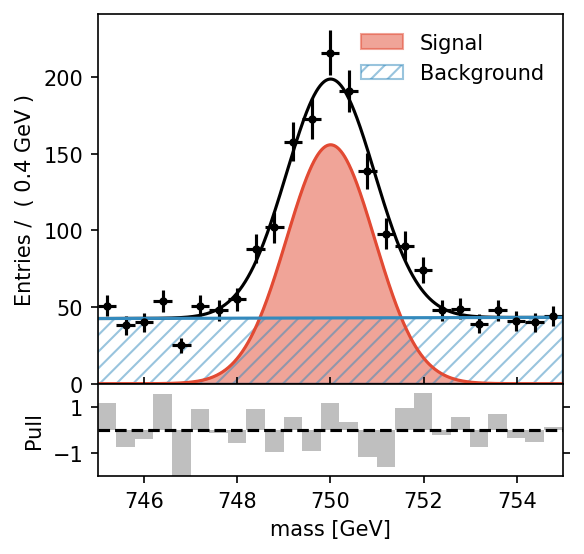

Recreate this plot in Python.
# -*- coding: utf-8 -*-
"""Simple fit to a gaussian distribution

In this example a fit is performed to a simple gaussion distribution.

Observables can be initialised by a list with the column name / variable name as first argument, followed
by the range and/or with the initial value and range:
x = ('x', -3, 3)
x = ('mass', -3, 0.02, 3)

Parameters are initialised with a tuple: sigma=(0,1) or again including a starting parameter: sigma=(0.01, 0, 1)
The order here is not important.

"""

from pyminufit.models import Gauss, Chebyshev
from pyminufit.observables import create_real_var
import numpy as np


data = np.append(
    np.random.random_sample(1000) * 10 + 745, np.random.normal(750, 1, 1000)
)

x = create_real_var(("mass", 745, 755), unit="GeV")

pdf_sig = Gauss(x, mean=(745, 755), sigma=(0.1, 1, 2), title="Signal")
pdf_bkg = Chebyshev(x, order=2, title="Background")

pdf = pdf_sig + pdf_bkg

pdf.fit(data)
pdf.plot(data, "02_add_pdf.png", dpi=150)
pdf.get()
